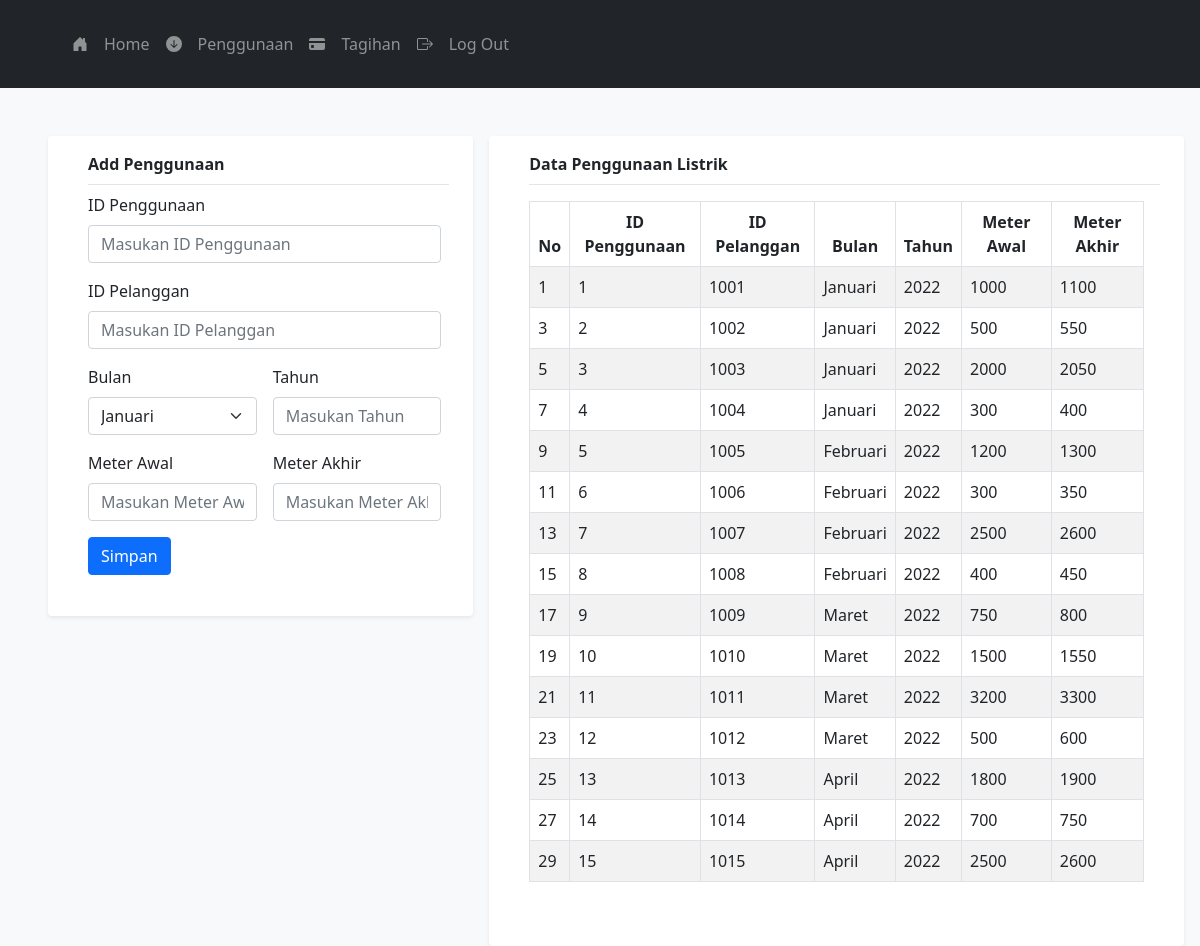
The page /admin/daftar_penggunaan.php (signed in) on the database its author committed.
### tables this page shows
CREATE TABLE `penggunaan` (
  `id_penggunaan` int(11) NOT NULL,
  `id_pelanggan` int(11) NOT NULL,
  `bulan` varchar(255) NOT NULL,
  `tahun` year(4) NOT NULL,
  `meter_awal` varchar(255) NOT NULL,
  `meter_akhir` varchar(255) NOT NULL
);

### admin/daftar_penggunaan.php (the view, shortened to what this page needs)
<!DOCTYPE html>
<html lang="en">
<head>
    <link href="https://cdn.jsdelivr.net/npm/bootstrap@5.3.0-alpha2/dist/css/bootstrap.min.css"
            rel="stylesheet">
    <link href="https://cdn.jsdelivr.net/npm/bootstrap@5.3.0-alpha2/dist/css/bootstrap.min.css"
            rel="stylesheet">
    <link href="/css/bootstrap.min.css" rel="stylesheet">
</head>
<body class="bg-light">
    <?php
        include '../fragments/navbar_admin.php';
    ?>
    <div class="d-flex flex-direction-nav">
    <div class="container ms-5 mt-5 shadow-sm bg-body rounded" style="width: 45rem; height: 30rem;">
    <div class="pt-3 ms-3 mb-2 fw-bold pb-2" style="border-bottom: 1px solid #e5e5e5;">Add Penggunaan</div>
        <form class="row g-3 ps-3 pe-2 pb-5" action="add_penggunaan_action.php" method="POST">
            <div class="col-12">
                <label for="inputIdPenggunaan" class="form-label">ID Penggunaan</label>
                <input type="text" class="form-control" id="id_penggunaan" name="id_penggunaan" placeholder="Masukan ID Penggunaan" required>
            </div>
            <div class="col-12">
                <label for="inputIdPelanggan" class="form-label">ID Pelanggan</label>
                <input type="text" class="form-control" id="id_pelanggan" name="id_pelanggan" placeholder="Masukan ID Pelanggan" required>
            </div>
            <div class="col-md-6">
                <label for="inputIdBulan" class="form-label">Bulan</label>
                <select id="bulan" name="bulan" class="form-select">
                    <option selected>Januari</option>
                </select>
            </div>
            <div class="col-md-6">
                <label for="inputTahun" class="form-label">Tahun</label>
                <input type="text" class="form-control" id="tahun" name="tahun" placeholder="Masukan Tahun" required>
            </div>
            <div class="col-md-6">
                <label for="inputMeterAwal" class="form-label">Meter Awal</label>
                <input type="text" class="form-control" id="meter_awal" name="meter_awal" placeholder="Masukan Meter Awal" required>
            </div>
            <div class="col-md-6">
                <label for="inputMeterAkhir" class="form-label">Meter Akhir</label>
                <input type="text" class="form-control" id="meter_akhir" name="meter_akhir" placeholder="Masukan Meter Akhir" required>
            </div>
            <div class="col-12">
                <button type="submit" class="btn btn-primary">Simpan</button>
            </div>
        </form>
    </div>
    <div class="container shadow-sm me-3 mt-5 ms-3 bg-body rounded">
    <div class="pt-3 ms-3 mb-2 fw-bold pb-2" style="border-bottom: 1px solid #e5e5e5;">Data Penggunaan Listrik</div>
    <div class="d-flex justify-content-center pt-2 pb-5 ps-3 pe-3">
    <table class="table table-bordered table-striped">
        <thead class="text-center">
            <th styles="width:10%"> No </th>
            <th styles="width:20%"> ID Penggunaan </th>
            <th styles="width:20%"> ID Pelanggan </th>
            <th styles="width:10%"> Bulan </th>
            <th styles="width:10%"> Tahun </th>
            <th styles="width:10%"> Meter Awal </th>
            <th styles="width:10%"> Meter Akhir </th>
        </thead>
        <tbody>
            <?php
                require '../config/koneksi.php';
                try{
                    $stmt = $pdo->query("SELECT * FROM penggunaan");
                    $i = 1;
                    while ($row2 = $stmt->fetch()){
                    echo"<tr>
                        <td>".$i++."</td>
                        <td>".$row2["id_penggunaan"]."</td>
                        <td>".$row2["id_pelanggan"]."</td>
                        <td>".$row2["bulan"]."</td>
                        <td>".$row2["tahun"]."</td>
                        <td>".$row2["meter_awal"]."</td>
                        <td>".$row2["meter_akhir"]."</td>
                    </tr>
                    "; $i++;}
                } catch(PDOException $e){
                    exit("PDO Error: ".$e->getMessage()."<br>");
                }
            ?>
        </tbody>
    </table>
    </div>
    </div>
    </div>
</body>
</html>

### rows shown on the page
penggunaan: id_penggunaan "1", id_pelanggan "1001", bulan "Januari", tahun "2022", meter_awal "1000", meter_akhir "1100"
penggunaan: id_penggunaan "2", id_pelanggan "1002", bulan "Januari", tahun "2022", meter_awal "500", meter_akhir "550"
penggunaan: id_penggunaan "3", id_pelanggan "1003", bulan "Januari", tahun "2022", meter_awal "2000", meter_akhir "2050"
penggunaan: id_penggunaan "4", id_pelanggan "1004", bulan "Januari", tahun "2022", meter_awal "300", meter_akhir "400"
penggunaan: id_penggunaan "5", id_pelanggan "1005", bulan "Februari", tahun "2022", meter_awal "1200", meter_akhir "1300"
penggunaan: id_penggunaan "6", id_pelanggan "1006", bulan "Februari", tahun "2022", meter_awal "300", meter_akhir "350"
penggunaan: id_penggunaan "7", id_pelanggan "1007", bulan "Februari", tahun "2022", meter_awal "2500", meter_akhir "2600"
penggunaan: id_penggunaan "8", id_pelanggan "1008", bulan "Februari", tahun "2022", meter_awal "400", meter_akhir "450"
penggunaan: id_penggunaan "9", id_pelanggan "1009", bulan "Maret", tahun "2022", meter_awal "750", meter_akhir "800"
penggunaan: id_penggunaan "10", id_pelanggan "1010", bulan "Maret", tahun "2022", meter_awal "1500", meter_akhir "1550"
penggunaan: id_penggunaan "11", id_pelanggan "1011", bulan "Maret", tahun "2022", meter_awal "3200", meter_akhir "3300"
penggunaan: id_penggunaan "12", id_pelanggan "1012", bulan "Maret", tahun "2022", meter_awal "500", meter_akhir "600"
penggunaan: id_penggunaan "13", id_pelanggan "1013", bulan "April", tahun "2022", meter_awal "1800", meter_akhir "1900"
penggunaan: id_penggunaan "14", id_pelanggan "1014", bulan "April", tahun "2022", meter_awal "700", meter_akhir "750"
penggunaan: id_penggunaan "15", id_pelanggan "1015", bulan "April", tahun "2022", meter_awal "2500", meter_akhir "2600"
